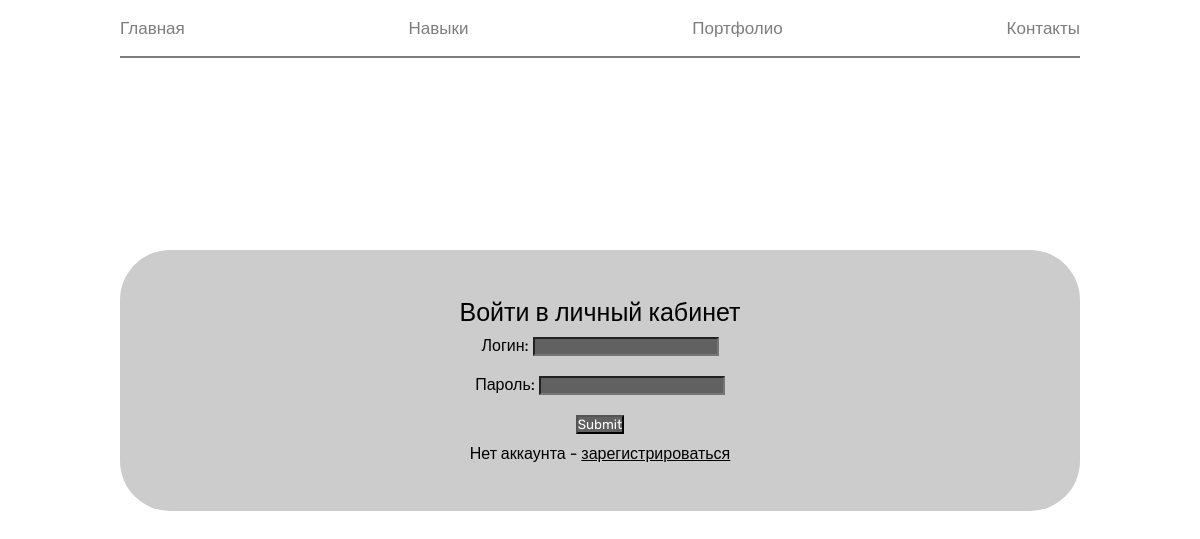
/kabinet, run on the app's committed database.
### tables this page shows
CREATE TABLE header(
id integer PRIMARY KEY AUTOINCREMENT,
title text NOT NULL,
url text NOT NULL
);

### index.py (the view)
@app.route('/kabinet')
def kabinet():
    menu = GiveBase().getHeader()
    return render_template('login.html',menu=menu)

### DBFile.py (called while the page is built)
def connect_db():
    conn = sqlite3.connect(app.config["DATABASE"])
    conn.row_factory = sqlite3.Row
    return conn

def get_db():
    if not hasattr(g, 'link_db'):
        g.link_db = connect_db()
    return g.link_db

### DBRequest.py (called while the page is built)
    def getHeader(self):
        sql = ''' SELECT * FROM header '''
        try:
            self.__cur.execute(sql)
            res = self.__cur.fetchall()
            if res: return res
        except:
                print("Ошибка чтения")
        return []

### index.py (called while the page is built)
def GiveBase():
    db = get_db()
    return DataBase(db)

### templates/login.html
{% extends 'base.html' %}
{% block content %}
<div class="container">
    {{ super() }}
</div>
<div class="container">
    <form method="POST" class="login_form block_center">
        <p>Войти в личный кабинет</p>
        <p><label>Логин: <input type="text" name="login" required></label></p>
        <p><label>Пароль: <input type="password" name="psw" required></label></p>
        <input type="submit" placeholder="Отправить">
        <p>Нет аккаунта - <a href="/register">зарегистрироваться</a></p>
    </form>
</div>
{% endblock %}

### templates/base.html (shortened to what this page needs)
<!DOCTYPE html>
<html>
<head>
    <link rel="stylesheet" href="https://cdnjs.cloudflare.com/ajax/libs/font-awesome/6.4.0/css/all.min.css"/>
    <link type="text/css" href="{{ url_for('static' , filename='css/all.css') }}" rel="stylesheet"/>
</head>
<body>
{%- block content -%}
    {%- block mainmenu -%}
        <ul class="header">
            {%- for m in menu -%}
                <li><a href="{{ m.url }}" class="header_link">{{ m.title }}</a></li>
            {%- endfor -%}
        </ul>
    {%- endblock -%}
{%- endblock -%}
</body>
</html>

### static/css/all.css (style rules this page uses)
* { margin: 0; padding: 0; font-family: 'Instrument Sans', sans-serif; font-family: 'Open Sans', sans-serif; font-family: 'Roboto', sans-serif; font-family: 'Rubik', sans-serif; }
.header { display: flex; justify-content: space-between; align-items: center; list-style-type: none; height: 7vh; border-bottom: 2px solid rgb(125, 125, 125); }
.header_link { text-decoration: none; color: rgb(125, 125, 125); font-size: 17px; transition: .5s; }
.container { padding: 0 10%; }
.block_center { display: flex; align-items: center; justify-content: center; }
.login_form { padding: 5%; background-color: #ccc; border-radius: 50px; margin: 20% 0; flex-direction: column; }
.login_form input { background-color: #616161; color: #fff; margin: 10px 0; }
.login_form a { color: #000; }
.login_form p:first-child { font-size: 25px; }

### data on the page
header: title "Главная"
header: title "Навыки"
header: title "Портфолио"
header: title "Контакты"
